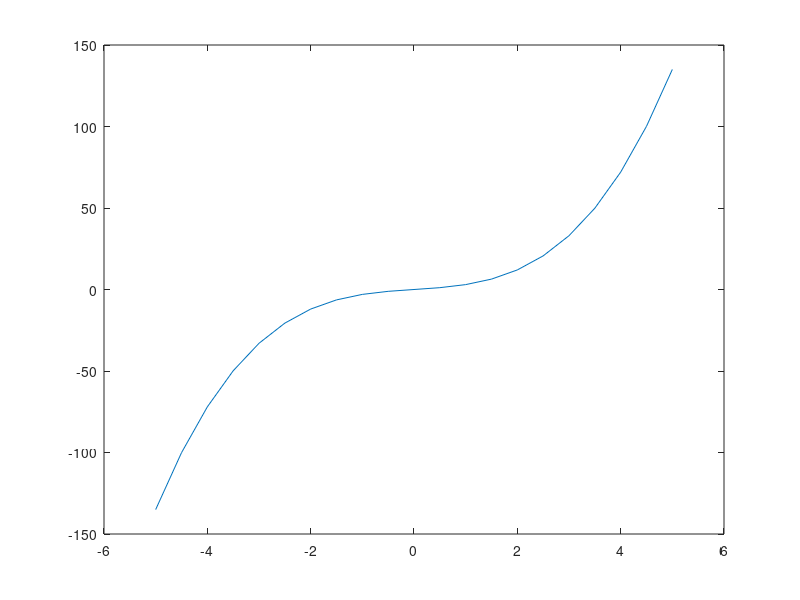

Here is the MATLAB script that generated this plot:
clear
clc

% vector increment

x = -5:.5:5;
y = [];
i = 1;

% persamaan y = x ^ 3 + 2x

while i <= length(x)
    y(i) = x(i)^3 + 2*x(i);
    i = i+ 1;
end

plot(x,y)
